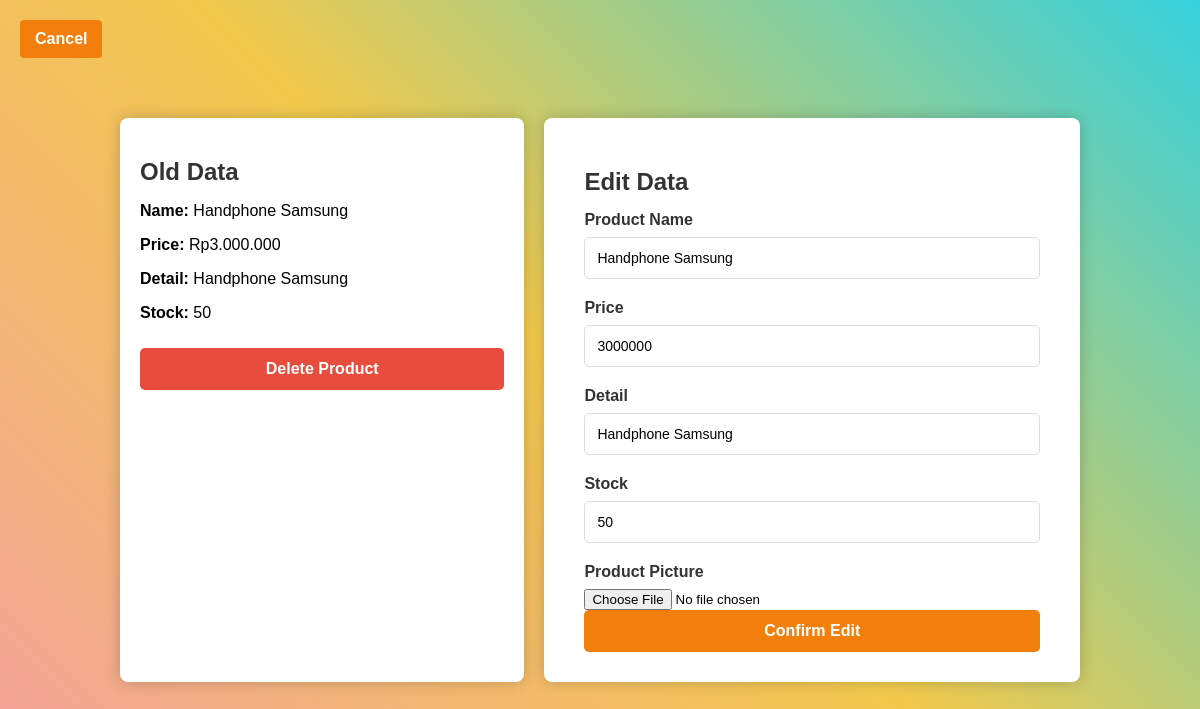
Page /editProducts.php?a=1 (signed in) on the committed database.
### tables this page shows
CREATE TABLE `products` (
  `id` int(11) NOT NULL,
  `name` varchar(255) NOT NULL,
  `price` int(11) NOT NULL,
  `picture` varchar(255) DEFAULT NULL,
  `detail` text DEFAULT NULL,
  `stock` int(11) NOT NULL DEFAULT 1
);

### editProducts.php (the view, shortened to what this page needs)
<?php
    require 'db_connection.php';
    if (isset($_GET['a']) && is_numeric($_GET['a'])) {
        $id = $_GET['a'];
    } else {
        header('Location: products.php');
        exit();
    }
    $stmt = $con->prepare("SELECT * FROM products WHERE id = :id");
    $stmt->bindParam(':id', $id, PDO::PARAM_INT);
    $stmt->execute();
    $data = $stmt->fetch(PDO::FETCH_ASSOC);
?>
<!DOCTYPE html>
<html lang="en">
<head>
    <link rel="stylesheet" href="editProductsStyle.css">
</head>
<body>
<div class="container">
        <div class="old-data">
            <h2>Old Data</h2>
            <p><strong>Name:</strong> <?php echo htmlspecialchars($data['name']); ?></p>
            <p><strong>Price:</strong> Rp<?php echo number_format($data['price'], 0, ',', '.'); ?></p>
            <p><strong>Detail:</strong> <?php echo htmlspecialchars($data['detail']); ?></p>
            <p><strong>Stock:</strong> <?php echo $data['stock']; ?></p>
            <form method="POST" onsubmit="return confirm('Are you sure you want to delete this product?');">
                <button type="submit" name="deleteProduct" class="delete-button">Delete Product</button>
            </form>
        </div>
        <form action="" method="POST" class="edit-form" enctype="multipart/form-data">
            <h2>Edit Data</h2>
            <label for="name">Product Name</label>
            <input type="text" name="name" id="name" value="<?php echo htmlspecialchars($data['name']); ?>" required>
            <label for="price">Price</label>
            <input type="number" name="price" id="price" value="<?php echo htmlspecialchars($data['price']); ?>" required>
            <label for="detail">Detail</label>
            <input type="text" name="detail" id="detail" value="<?php echo htmlspecialchars($data['detail']); ?>" required>
            <label for="stock">Stock</label>
            <input type="number" name="stock" id="stock" value="<?php echo htmlspecialchars($data['stock']); ?>" required>
            <label for="picture">Product Picture</label>
            <input type="file" name="picture" id="picture" accept="image/*">
            <button type="submit" name="confirmEdit">Confirm Edit</button>
        </form>
    </div>
<div class="backButtonContainer">
    <a href="products.php" class="backButton">Cancel</a>
</div>
</body>
</html>

### editProductsStyle.css (style rules this page uses)
body { display: flex; justify-content: center; align-items: center; height: 100vh; background: linear-gradient(45deg, #f3a19f, #f2c94c, #36d1dc); font-family: 'Poppins', sans-serif; margin: 0; }
.container { display: flex; justify-content: space-between; width: 80%; max-width: 1000px; }
.old-data { background-color: #ffffff; padding: 20px; border-radius: 8px; box-shadow: 0px 0px 15px rgba(0, 0, 0, 0.2); width: 40%; margin-right: 20px; }
.edit-form { background-color: #ffffff; padding: 30px 40px; border-radius: 8px; box-shadow: 0px 0px 15px rgba(0, 0, 0, 0.2); width: 50%; }
h2 { margin-bottom: 15px; color: #333; }
label { font-weight: bold; display: block; margin-bottom: 8px; color: #333; }
input[type="text"], input[type="number"] { width: 100%; padding: 12px; margin-bottom: 20px; border: 1px solid #ddd; border-radius: 5px; font-size: 14px; box-sizing: border-box; }
button { width: 100%; padding: 12px; background-color: #f27f0c; border: none; border-radius: 5px; color: white; font-size: 16px; font-weight: bold; cursor: pointer; transition: background-color 0.3s ease; }
.backButtonContainer { position: absolute; top: 20px; left: 20px; z-index: 1000; }
.backButton { display: inline-block; padding: 10px 15px; background-color: #f27f0c; color: white; text-decoration: none; border-radius: 4px; font-weight: bold; transition: background-color 0.3s; }
.delete-button { width: 100%; padding: 12px; background-color: #e74c3c; border: none; border-radius: 5px; color: white; font-size: 16px; font-weight: bold; cursor: pointer; margin-top: 10px; transition: background-color 0.3s ease; }

### rows in the picture
products: name "Handphone Samsung", price "3.000.000", detail "Handphone Samsung", stock "50", price "3000000"
